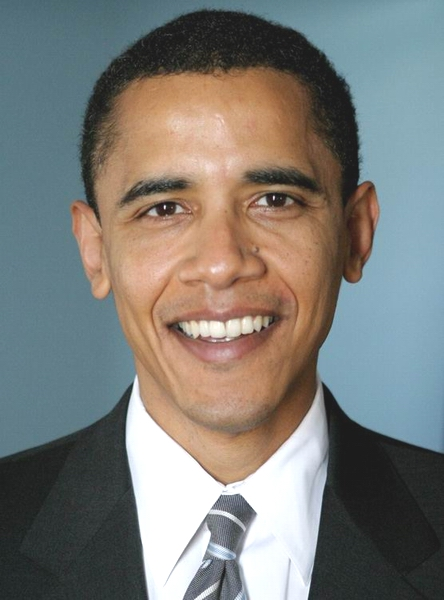
#> input picture implementacoes/imagens/person1.jpg, 444 x 600 px
$ python face_detection.py
#> lines starting #> are read from the running program, lines starting #| are printed output that depends on the picture; after the words box and inside, x2 and y2 are one past the last pixel; in counts of white or black regions, pixels touching at a corner belong together
"""
Implementation of the algorithm:
CHEN, Yao-Jiunn; LIN, Yen-Chun. Simple face-detection algorithm based on minimum facial features.
In: IECON 2007-33rd Annual Conference of the IEEE Industrial Electronics Society. IEEE, 2007. p. 455-460.
"""
import numpy as np
import scipy
import cv2

global images_folder

images_folder = 'imagens/'
image_selected= ['person1.jpg',
                 'person2.jpg',
                 'person3.jpg',
                 'person4.jpg',
                 'person5.jpg',
                 'person6.jpg',
                 'person7.jpg',
                 'persons.jpg']

global width, height

def hair_detection(image,H,I,ArcCoss,NormRGB):
    global rows, cols
    kImage = image.copy()
    mImage = kImage.copy()/255
    mImage = np.array([[NormRGB(mImage[i][j][2], mImage[i][j][1], mImage[i][j][0]) for j in range(cols)] for i in range(rows)])
    rImage = mImage[:, :, 2]
    gImage = mImage[:, :, 1]
    bImage = mImage[:, :, 0]


    angles = ArcCoss(rImage,gImage,bImage)
    applyH = np.array([[H(bImage[i][j],gImage[i][j],angles[i][j]) for j in range(cols)] for i in range(rows)])
    applyI = I(rImage,gImage,bImage)
    #applyI = I(kImage[:,:,2], kImage[:,:,1], kImage[:,:,0])
    # Computing B - G and B - R
    bmg = bImage - gImage
    bmr = bImage - rImage
    #bmr = kImage[:, :, 0] - kImage[:, :, 2]
    #bmg = kImage[:,:,0] - kImage[:,:,1]

    for i in range(rows):
        for j in range(cols):
            condition = (applyI[i,j] < .31372549)#80/255 ~ 0.31372549
            condition = condition and (bmg[i,j] < .058823529 or bmr[i,j] < .058823529) #  15/255 ~ 0.058823529
            condition = condition or (applyH[i,j] > np.pi/4 and applyH[i,j] <= 1/2*np.pi )# np.pi/3  2/9*np.pi
            if not condition:
                kImage[i, j, 0] = 0.
                kImage[i, j, 1] = 0.
                kImage[i, j, 2] = 0.

    return kImage

def skin_detection(image,F1,F2,White,H,ArcCos,NormRGB):
    global rows, cols
    kImage = image.copy()
    mImage = kImage.copy()/255
    mImage = np.array([[NormRGB(mImage[i][j][2], mImage[i][j][1], mImage[i][j][0]) for j in range(cols)] for i in range(rows)])
    rImage = mImage[:, :, 2]
    gImage = mImage[:, :, 1]
    bImage = mImage[:, :, 0]

    applyF1 = F1(rImage)
    applyF2 = F2(rImage)

    applyW = White(rImage, gImage)

    # calculating values for hsiModel
    #angles = ArcCos(kImage[:,:,2], kImage[:,:,1], kImage[:,:,0])
    angles = ArcCos(rImage, gImage, bImage)
    #applyH = np.array([[H(kImage[i,j,0], kImage[i,j,1], angles[i][j]) for j in range(cols)] for i in range(rows)])
    applyH = np.array([[H(bImage[i,j], gImage[i,j], angles[i][j]) for j in range(cols)] for i in range(rows)])
    #detection
    for i in range(rows):
        for j in range(cols):
            condition = (gImage[i][j] < applyF1[i][j])
            condition = condition and (gImage[i][j] > applyF2[i][j])

            condition = condition and (applyW[i][j] > 0.001)
            condition = condition and (applyH[i][j] > 4/3*np.pi or applyH[i][j] <= np.pi/4)
            if not condition:
                kImage[i, j, 0] = 0.
                kImage[i, j, 1] = 0.
                kImage[i, j, 2] = 0.

    return kImage


def skin_quantization(skin_detect):
    global  rows,cols
    gray_skin_detect = cv2.cvtColor(skin_detect,cv2.COLOR_BGR2GRAY)
    _,binary_skin = cv2.threshold(gray_skin_detect,0,255,cv2.THRESH_BINARY)
    kernel = np.ones((10,10),dtype=np.uint8)
    quantization = cv2.erode(binary_skin,kernel,iterations=2)
    quantization = cv2.dilate(quantization, kernel, iterations=2)
    return quantization

def hair_quantization(hair_detect):
    global  rows,cols
    gray_hair_detect = cv2.cvtColor(hair_detect,cv2.COLOR_BGR2GRAY)
    _,binary_hair = cv2.threshold(gray_hair_detect,0,255,cv2.THRESH_BINARY)
    kernel = np.ones((3,3),dtype=np.uint8)
    quantization = cv2.erode(binary_hair,kernel,iterations=1)
    quantization = cv2.dilate(quantization, kernel, iterations=1)
    return quantization

# [47 lines left out: functions size_filter_single_face, size_filter_multi_face, not called in this run]


def size_filter(skinLabels,skinStats,skinCentroids,s_xy_positions,is_single_face=True):
    # appling size filter
    if is_single_face:
        if (len(skinStats) > 1):
            skinLabels, skinStats, skinCentroids, s_xy_positions = size_filter_single_face(skinLabels, skinStats,
                                                                                        skinCentroids,s_xy_positions)
    else:
        skinLabels,skinStats,skinCentroids,s_xy_positions = size_filter_multi_face(skinLabels,skinStats,
                                                                                   skinCentroids,s_xy_positions)

    return skinLabels, skinStats, skinCentroids, s_xy_positions

def compute_boudingbox_from_skin_hair_component_features(skinStats,hairStats):
    s_xy_positions = []
    h_xy_positions = []
    # Compute x y position
    for s in skinStats:
        #Bouding box of skin components
        s_x_min, s_y_min = s[0], s[1]
        s_x_max = s[0] + s[2]
        s_y_max = s[1] + s[3]

        # The vertices of the bounding box are being computed in a clockwise manner
        s_xy_positions.append([[s_x_min, s_y_min], [s_x_min, s_y_max], [s_x_max, s_y_max], [s_x_max, s_y_min]])

    s_xy_positions = np.array(s_xy_positions)

    for h in hairStats:
        # Bounding box hair
        h_x_min, h_y_min = h[0], h[1]
        h_x_max = h[0] + h[2]
        h_y_max = h[1] + h[3]
        h_xy_positions.append([[h_x_min, h_y_min], [h_x_min, h_y_max], [h_x_max, h_y_max], [h_x_max, h_y_min]])


    h_xy_positions = np.array(h_xy_positions)

    return s_xy_positions, h_xy_positions

def compute_skin_hair_component_labeling(qSkin,qHair):
    skinNumLabels, skinLabels, skinStats, skinCentroids = cv2.connectedComponentsWithStats(qSkin)
    hairNumLabels, hairLabels, hairStats, hairCentroids = cv2.connectedComponentsWithStats(qHair)

    # ignoring background label stasts and centroids and bounding box positons
    skinStats = skinStats[1:]
    hairStats = hairStats[1:]

    skinCentroids = skinCentroids[1:]
    hairCentroids = hairCentroids[1:]

    return skinLabels,skinStats,skinCentroids,hairLabels,hairStats,hairCentroids

def compute_boxes_intercection(s_xy_positions,h_xy_positions):
    hair_boxes = []
    skin_hair_intersect = []
    intesect_area = 0
    for h_xy in h_xy_positions:
        for s_xy in s_xy_positions:
            xI_0 = max(h_xy[0][0], s_xy[0][0])
            yI_0 = max(h_xy[0][1], s_xy[0][1])

            xI_1 = min(h_xy[1][0],s_xy[1][0])
            yI_1 = max(h_xy[1][1], s_xy[1][1])

            xI_2 = min(h_xy[2][0], s_xy[2][0])
            yI_2 = min(h_xy[2][1], s_xy[2][1])

            xI_3 = max(h_xy[3][0], s_xy[3][0])
            yI_3 = min(h_xy[3][1], s_xy[3][1])

            area = max(0,xI_0 - xI_0 +1) *max(0,yI_2 - yI_2 + 1)
            if area > intesect_area:
                hair_boxes.append(h_xy)
                #skin_hair_intersect.append([[xI_0,yI_0],[xI_1,yI_1],[xI_2,yI_2],[xI_3,yI_3]])
                skin_hair_intersect.append(s_xy)

    return np.array(hair_boxes),np.array(skin_hair_intersect)

def detect_image(image,bouding_boxes):
    detect = image.copy()
    for i, xy in enumerate(bouding_boxes):
        cv2.rectangle(detect, (xy[0, 0], xy[0, 1]), (xy[2, 0], xy[2, 1]), color=(0, 0, 255), thickness=3)

    return detect

def getNormRGB():
    return lambda r,g,b: [b/(r+g+b+.00000001),g/(r+g+b+.00000001),r/(r+g+b+.00000001)]

def getF1():
    return lambda eta : -1.376*np.power(eta,2) + 1.0743*eta + 0.2

def getF2():
    return lambda epsilon : -0.776*np.power(epsilon,2) + 0.5601*epsilon + 0.18

def whiteRange():
    return lambda r,g: np.power(r - 0.33,2) + np.power(g - 0.33,2)

#Functions for the HSI model
def getArccosFunction():
    return lambda r,g,b: np.arccos(0.5 * ((r - g) + (r - b)) / np.sqrt(np.power(r - g, 2) + (r-b)*(g-b)+.00000001))

def getH():
    return lambda B, G, theta: theta if B <= G else 2*np.pi - theta if B > G else 0

def getI():
    return lambda R, G, B:  1/3*(G + R + B)


# [43 lines left out: function real_time, not called in this run]


def detect_single_face(idx):
#> called with idx = 0
    assert idx <= 7 and idx >= 0
    global rows, cols
    image = cv2.imread(images_folder + image_selected[idx])
#> image is the input picture: shape (600, 444, 3); mean B, G, R 119.8, 124.1, 124.8
    rows = image.shape[0]
#> rows = 600
    cols = image.shape[1]
#> cols = 444

    F1 = getF1()
    F2 = getF2()
    H = getH()
    ArcCos = getArccosFunction()
    NormRGB = getNormRGB()
    I = getI()
    White = whiteRange()

    skinDetect = skin_detection(image,F1,F2,White,H,ArcCos,NormRGB)
#> in skin_detection, `applyH = np.array([[H(bImage[i,j], gImage[i,j], angles[i][j]) for j in..`:
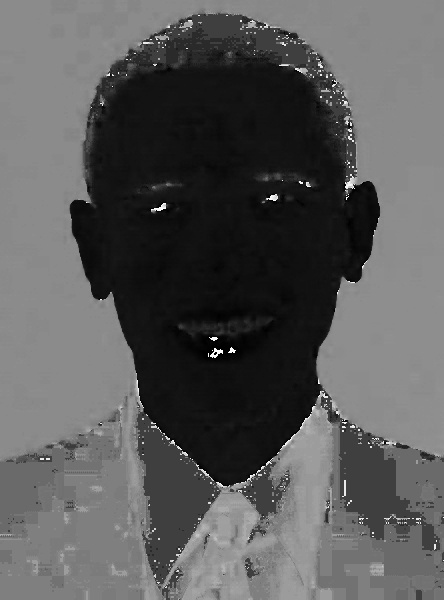
#> applyH: shape (600, 444) float64; min 0.000606, max 6.27, mean 2.21; drawn with min black and max white
#> after the loop in skin_detection, `for i in range(rows):`:
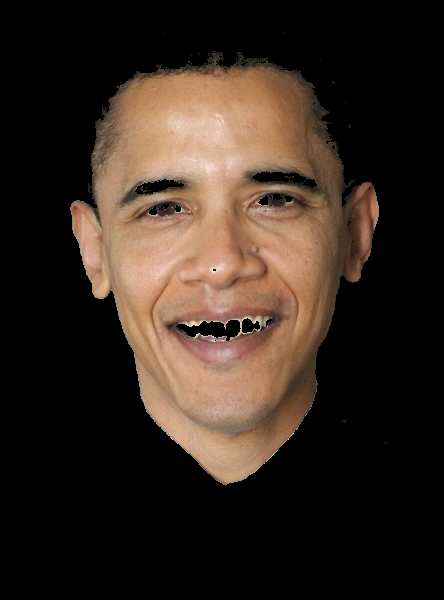
#> kImage: shape (600, 444, 3); mean B, G, R 31.3, 40.2, 52.9
    hairDetect = hair_detection(image,H, I, ArcCos, NormRGB)
#> in hair_detection, `bmg = bImage - gImage`:
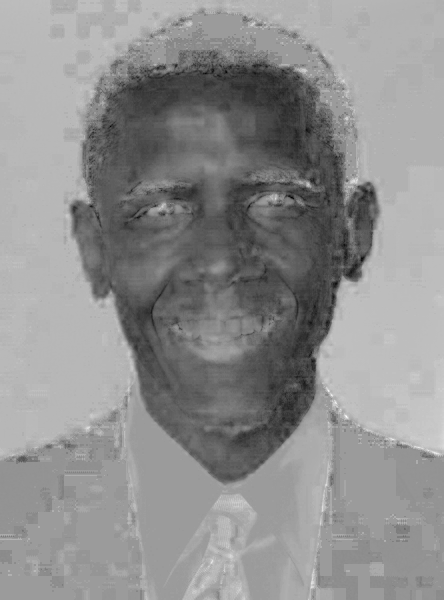
#> bmg: shape (600, 444) float64; min -0.175, max 0.111, mean -0.014; drawn with min black and max white
#> in hair_detection, `bmr = bImage - rImage`:
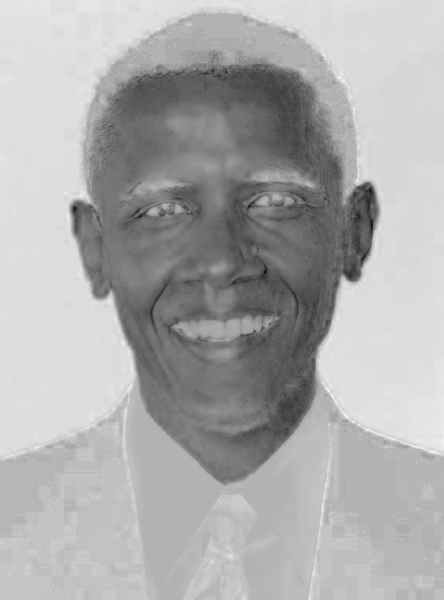
#> bmr: shape (600, 444) float64; min -0.456, max 0.196, mean -0.0146; drawn with min black and max white

    qSkin = skin_quantization(skinDetect)
#> in skin_quantization, `_,binary_skin = cv2.threshold(gray_skin_detect,0,255,cv2.THRESH_BINARY)`:
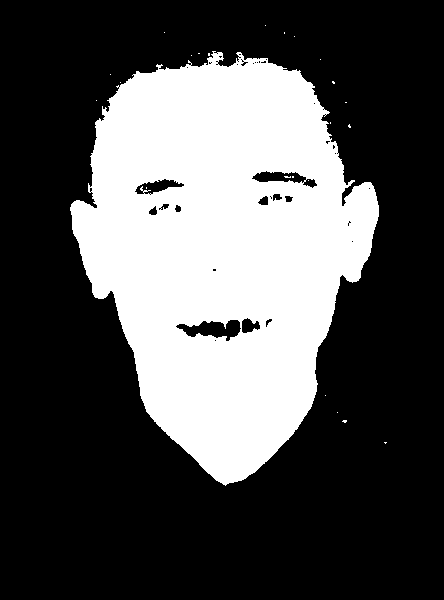
#> binary_skin: shape (600, 444); 32% white; 24 white regions (23 under 20 px), largest, box (x1, y1, x2, y2) and area: (70, 51, 379, 486) 85229
#> in skin_quantization, `quantization = cv2.erode(binary_skin,kernel,iterations=2)`: quantization: shape (600, 444); 23.1% white; 2 white regions, box (x1, y1, x2, y2) and area: (82, 73, 359, 474) 61250, (356, 199, 370, 240) 259
#> in skin_quantization, `quantization = cv2.dilate(quantization, kernel, iterations=2)`: quantization: shape (600, 444); 31% white; 1 white region, box (x1, y1, x2, y2) and area: (74, 65, 380, 484) 82458
    qHair = hair_quantization(hairDetect)
#> in hair_quantization, `_,binary_hair = cv2.threshold(gray_hair_detect,0,255,cv2.THRESH_BINARY)`: binary_hair: shape (600, 444); 9.7% white; 234 white regions (210 under 20 px), largest, box (x1, y1, x2, y2) and area: (84, 14, 357, 187) 9571, (136, 408, 221, 585) 6937, (320, 385, 440, 551) 5716
#> in hair_quantization, `quantization = cv2.erode(binary_hair,kernel,iterations=1)`: quantization: shape (600, 444); 6.4% white; 101 white regions (79 under 20 px), largest, box (x1, y1, x2, y2) and area: (138, 413, 214, 583) 5839, (96, 15, 307, 99) 4571, (341, 424, 419, 539) 4049
#> in hair_quantization, `quantization = cv2.dilate(quantization, kernel, iterations=1)`: quantization: shape (600, 444); 8.4% white; 71 white regions (35 under 20 px), largest, box (x1, y1, x2, y2) and area: (137, 412, 220, 584) 6656, (95, 14, 320, 100) 6179, (340, 423, 420, 540) 4646


    skinLabels,skinStats,skinCentroids,hairLabels,hairStats,hairCentroids = compute_skin_hair_component_labeling(qSkin,qHair)
#> in compute_skin_hair_component_labeling, `skinNumLabels, skinLabels, skinStats, skinCentroids = cv2.connectedCom..`: skinNumLabels = 2; skinStats = [[0, 0, 444, 600, 183942], [74, 65, 306, 419, 82458]]; skinCentroids = [[220.5, 320.2], [223.8, 253.2]]
#> in compute_skin_hair_component_labeling, `hairNumLabels, hairLabels, hairStats, hairCentroids = cv2.connectedCom..`:
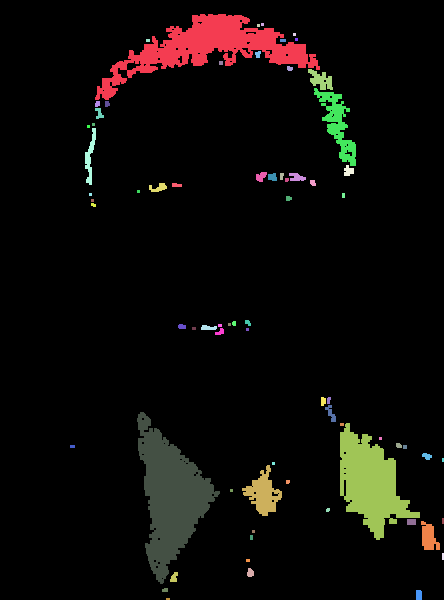
#> hairLabels: shape (600, 444) int32; 72 distinct labels, from 0 to 71; one colour per label, 0 black
#> in compute_skin_hair_component_labeling, `hairNumLabels, hairLabels, hairStats, hairCentroids = cv2.connectedCom..`: hairNumLabels = 72; hairStats = 72 rows, first 6: [0, 0, 444, 600, 244151], [95, 14, 225, 86, 6179], [261, 23, 3, 3, 9], [257, 24, 3, 3, 9], [293, 33, 3, 3, 9], [146, 39, 4, 3, 12]; hairCentroids = 72 pairs, first value 72 to 442.5, second value 24 to 598.5
#> in compute_skin_hair_component_labeling, `skinStats = skinStats[1:]`: skinStats = [[74, 65, 306, 419, 82458]]
#> in compute_skin_hair_component_labeling, `hairStats = hairStats[1:]`: hairStats = 71 rows, first 6: [95, 14, 225, 86, 6179], [261, 23, 3, 3, 9], [257, 24, 3, 3, 9], [293, 33, 3, 3, 9], [146, 39, 4, 3, 12], [280, 39, 6, 3, 18]
#> in compute_skin_hair_component_labeling, `skinCentroids = skinCentroids[1:]`: skinCentroids = [[223.8, 253.2]]
#> in compute_skin_hair_component_labeling, `hairCentroids = hairCentroids[1:]`: hairCentroids = 71 pairs, first value 72 to 442.5, second value 24 to 598.5
#> skinStats = [[74, 65, 306, 419, 82458]]; skinCentroids = [[223.8, 253.2]]

    s_xy_pos, h_xy_pos = compute_boudingbox_from_skin_hair_component_features(skinStats,hairStats)
#> the loop in compute_boudingbox_from_skin_hair_component_features, `for s in skinStats:` made 1 pass
#> (s, s_x_min, s_y_min, s_x_max, s_y_max) on pass 1: ([74, 65, 306, 419, 82458], 74, 65, 380, 484)
#> after the loop in compute_boudingbox_from_skin_hair_component_features, `for s in skinStats:`: s_xy_positions = [[[74, 65], [74, 484], [380, 484], [380, 65]]]
#> in compute_boudingbox_from_skin_hair_component_features, `s_xy_positions = np.array(s_xy_positions)`: s_xy_positions = [[74, 65], [74, 484], [380, 484], [380, 65]]
#> the loop in compute_boudingbox_from_skin_hair_component_features, `for h in hairStats:` made 71 passes
#> (h, h_x_min, h_y_min, h_x_max, h_y_max) on passes 1 to 12: ([95, 14, 225, 86, 6179], 95, 14, 320, 100), ([261, 23, 3, 3, 9], 261, 23, 264, 26), ([257, 24, 3, 3, 9], 257, 24, 260, 27), ([293, 33, 3, 3, 9], 293, 33, 296, 36), ([146, 39, 4, 3, 12], 146, 39, 150, 42), ([280, 39, 6, 3, 18], 280, 39, 286, 42), ([295, 38, 3, 3, 9], 295, 38, 298, 41), ([255, 51, 6, 7, 32], 255, 51, 261, 58), ([219, 61, 4, 4, 16], 219, 61, 223, 65), ([287, 66, 6, 5, 25], 287, 66, 293, 71), ([308, 69, 25, 21, 296], 308, 69, 333, 90), ([314, 88, 42, 78, 1176], 314, 88, 356, 166)
#> after the loop in compute_boudingbox_from_skin_hair_component_features, `for h in hairStats:`: h_xy_positions = 71 items
#> s_xy_pos = [[74, 65], [74, 484], [380, 484], [380, 65]]

    skinLabels,skinStats,skinCentroids,s_xy_pos = size_filter(skinLabels,skinStats,skinCentroids,s_xy_pos)

    hair_box,intersect = compute_boxes_intercection(s_xy_pos,h_xy_pos)
#> the loop in compute_boxes_intercection, `for h_xy in h_xy_positions:` made 71 passes
#> h_xy on passes 1 to 12: [[95, 14], [95, 100], [320, 100], [320, 14]], [[261, 23], [261, 26], [264, 26], [264, 23]], [[257, 24], [257, 27], [260, 27], [260, 24]], [[293, 33], [293, 36], [296, 36], [296, 33]], [[146, 39], [146, 42], [150, 42], [150, 39]], [[280, 39], [280, 42], [286, 42], [286, 39]], [[295, 38], [295, 41], [298, 41], [298, 38]], [[255, 51], [255, 58], [261, 58], [261, 51]], [[219, 61], [219, 65], [223, 65], [223, 61]], [[287, 66], [287, 71], [293, 71], [293, 66]], [[308, 69], [308, 90], [333, 90], [333, 69]], [[314, 88], [314, 166], [356, 166], [356, 88]]
#> after the loop in compute_boxes_intercection, `for h_xy in h_xy_positions:`: hair_boxes = 71 items

    detect = detect_image(image, intersect)
#> the loop in detect_image, `for i, xy in enumerate(bouding_boxes):` made 71 passes
#> after the loop in detect_image, `for i, xy in enumerate(bouding_boxes):`:
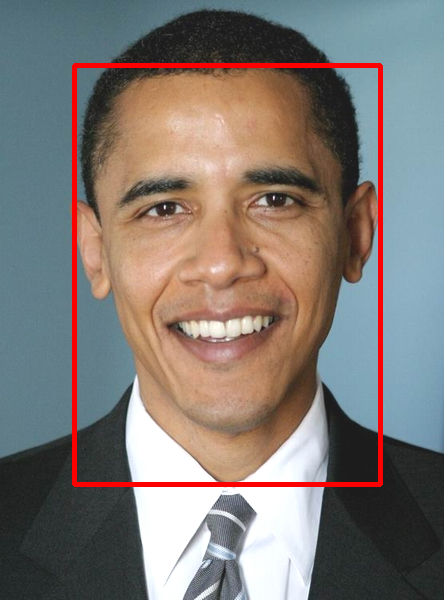
#> detect: shape (600, 444, 3); 2.72% of pixels changed, all inside (x1, y1, x2, y2) = (72, 63, 383, 487)

    cv2.imshow("Original",image)
    cv2.imshow("Detection",detect)
    cv2.waitKey(0)


# [39 lines left out: function detect_multiface, not called in this run]


if __name__ == '__main__':
    detect_single_face(0)
    #detect_multiface(7)
    #real_time()
